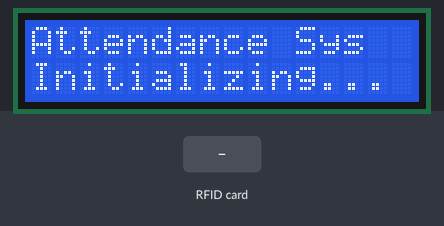
This sketch was run on a simulated ESP32. On the bench: 16×2 character LCD. Inputs (shaded band) come from the test bench. The local clock reads 2024-03-15 10:24:30 at power-on unless the sketch sets it; storage starts empty; what the sketch prints to the serial monitor is not drawn.

Above: at 1.2 s.
At 4.3 s:
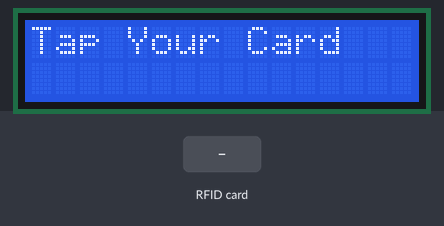
4.4 s: RFID card DE AD BE EF held to the reader
At 6.8 s:
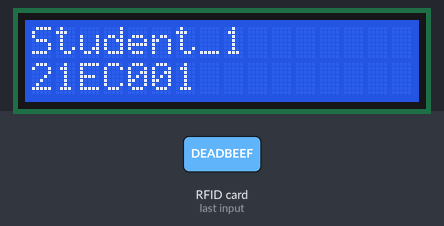
9.9 s: RFID card 5E 7A 19 C4 held to the reader
At 11.6 s:
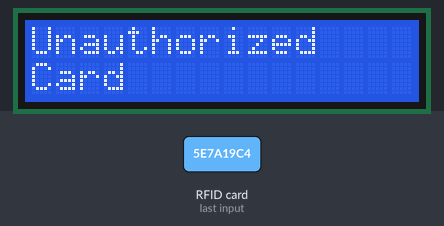
Timing chart, 0 to 13.1 s (numbered marks = the images above; inputs shaded):
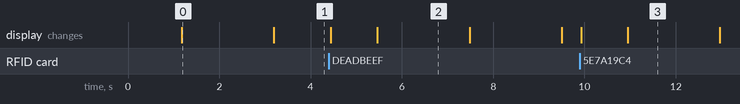

Measured:
- after the input at 4.4 s, the display: first changes at once (image 2 shows a later state)
- after the input at 9.9 s, the display: first changes at once (image 3 shows a later state)
- what the display in image 0 shows lasts 2.0 s, from 1.2 s to 3.2 s

The sketch:

RFID_Attendance.ino
```cpp
#include <SPI.h>
#include <MFRC522.h>
#include "FS.h"
#include "SD.h"
#include <Wire.h>
#include <RTClib.h>
#include <LiquidCrystal_I2C.h>

SPIClass hspi(HSPI);

#define SS_PIN 5
#define RST_PIN 4
#define SD_CS_PIN 2

MFRC522 mfrc522(SS_PIN, RST_PIN);
RTC_DS3231 rtc;
LiquidCrystal_I2C lcd(0x27, 16, 2);   // Change to 0x3F if needed

bool cardHandled = false;

const int NUM_CARDS = 4;
const int UID_SIZE = 4;

/* 🔹 ENTER YOUR CARD UIDs HERE */
byte uidList[NUM_CARDS][UID_SIZE] = {
  {0xDE, 0xAD, 0xBE, 0xEF},
  {0x11, 0x22, 0x33, 0x44},
  {0xAA, 0xBB, 0xCC, 0xDD},
  {0x12, 0x34, 0x56, 0x78}
};

const char* nameList[NUM_CARDS] = {
  "Student_1",
  "Student_2",
  "Student_3",
  "Student_4"
};

const char* rollList[NUM_CARDS] = {
  "21EC001",
  "21EC002",
  "21EC003",
  "21EC004"
};

#define SET_RTC_TIME false

int limitHour = 16;
int limitMinute = 45;

/* ---------------- UID MATCH FUNCTION ---------------- */

bool matchUID(byte *uid, int &index) {
  for (int i = 0; i < NUM_CARDS; i++) {
    bool match = true;
    for (int j = 0; j < UID_SIZE; j++) {
      if (uid[j] != uidList[i][j]) {
        match = false;
        break;
      }
    }
    if (match) {
      index = i;
      return true;
    }
  }
  return false;
}

/* ---------------- TIMESTAMP FUNCTION ---------------- */

String makeTimestamp(const DateTime &now) {
  char buffer[20];
  sprintf(buffer, "%04d-%02d-%02d %02d:%02d:%02d",
          now.year(), now.month(), now.day(),
          now.hour(), now.minute(), now.second());
  return String(buffer);
}

/* ---------------- SETUP ---------------- */

void setup() {

  Serial.begin(115200);
  delay(1000);

  /* RFID */
  SPI.begin();
  mfrc522.PCD_Init();
  Serial.println("RFID Ready");

  /* SD CARD */
  hspi.begin(14, 12, 13, SD_CS_PIN);
  if (!SD.begin(SD_CS_PIN, hspi)) {
    Serial.println("SD Fail");
  } else {
    Serial.println("SD OK");

    File f = SD.open("/attendance.txt", FILE_READ);
    if (!f) {
      File nf = SD.open("/attendance.txt", FILE_WRITE);
      if (nf) {
        nf.println("Timestamp, Name, Roll");
        nf.close();
      }
    } else {
      f.close();
    }
  }

  /* RTC */
  Wire.begin(21, 22);
  rtc.begin();

  if (SET_RTC_TIME) {
    rtc.adjust(DateTime(2025, 12, 9, 16, 15, 0));
  }

  /* LCD */
  lcd.init();
  lcd.backlight();
  lcd.setCursor(0, 0);
  lcd.print("Attendance Sys");
  lcd.setCursor(0, 1);
  lcd.print("Initializing...");
  delay(2000);
  lcd.clear();

  lcd.setCursor(0, 0);
  lcd.print("Tap Your Card");

  Serial.println("Tap Your Card");
}

/* ---------------- LOOP ---------------- */

void loop() {

  if (mfrc522.PICC_IsNewCardPresent() && mfrc522.PICC_ReadCardSerial()) {

    if (!cardHandled) {

      int index = -1;

      Serial.print("UID: ");
      for (byte i = 0; i < mfrc522.uid.size; i++) {
        Serial.print(mfrc522.uid.uidByte[i], HEX);
        Serial.print(" ");
      }
      Serial.println();

      lcd.clear();
      lcd.setCursor(0, 0);
      lcd.print("Card Detected");
      delay(1000);

      if (matchUID(mfrc522.uid.uidByte, index)) {

        DateTime now = rtc.now();
        String ts = makeTimestamp(now);

        lcd.clear();
        lcd.setCursor(0, 0);
        lcd.print(nameList[index]);
        lcd.setCursor(0, 1);
        lcd.print(rollList[index]);
        delay(2000);

        bool onTime = (now.hour() < limitHour) ||
                      (now.hour() == limitHour && now.minute() <= limitMinute);

        if (onTime) {

          File file = SD.open("/attendance.txt", FILE_APPEND);
          if (file) {
            file.print(ts);
            file.print(", ");
            file.print(nameList[index]);
            file.print(", ");
            file.println(rollList[index]);
            file.close();

            Serial.println("Attendance Saved");

            lcd.clear();
            lcd.setCursor(0, 0);
            lcd.print("Attendance");
            lcd.setCursor(0, 1);
            lcd.print("Saved");
            delay(2000);

          } else {
            Serial.println("SD Write Failed");
          }

        } else {

          Serial.println("Late Entry");

          lcd.clear();
          lcd.setCursor(0, 0);
          lcd.print("Late Entry");
          lcd.setCursor(0, 1);
          lcd.print("Not Allowed");
          delay(2000);
        }

      } else {

        Serial.println("Unauthorized Card");

        lcd.clear();
        lcd.setCursor(0, 0);
        lcd.print("Unauthorized");
        lcd.setCursor(0, 1);
        lcd.print("Card");
        delay(2000);
      }

      lcd.clear();
      lcd.setCursor(0, 0);
      lcd.print("Tap Your Card");

      mfrc522.PICC_HaltA();
      mfrc522.PCD_StopCrypto1();
      cardHandled = true;
    }

  } else {
    cardHandled = false;
  }
}
```
